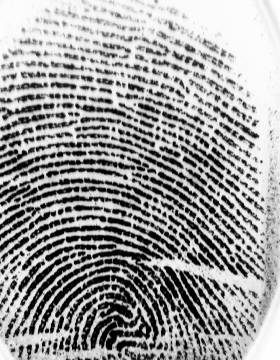
#> input picture data/example2.bmp, 280 x 360 px
$ python test_kmm.py   (older library calls are emulated)
#> lines starting #> are read from the running program, lines starting #| are printed output that depends on the picture; after the words box and inside, x2 and y2 are one past the last pixel; in counts of white or black regions, pixels touching at a corner belong together
### src/stitching/kmm.py
import numpy as np
from PIL import Image
import cv2

# [35 lines left out: function preprocess_image, not called in this run]

def postprocess_image(image, closing=True, bridging=True, directional_closing=False, kernel_size=3,
                     directional_angles=None, directional_length=7, directional_width=1):

    """
    Apply postprocessing techniques to enhance the thinned image.

    Args:
        image (numpy.ndarray): Binary image array (0 for background, 255 for foreground)
        closing (bool): Whether to apply morphological closing
        bridging (bool): Whether to apply gap bridging
        kernel_size (int): Size of the kernel for morphological operations

    Returns:
        numpy.ndarray: Postprocessed binary image
    """
    # Convert to OpenCV format (0 for black, 255 for white)
    cv_image = image.copy()


    # Invert the image (make ridges white, background black)
    # This is necessary for morphological operations to properly connect the ridges
    cv_image = cv2.bitwise_not(cv_image)

    if closing:
        # Create a kernel for closing
        kernel = np.ones((kernel_size, kernel_size), np.uint8)

        # Apply closing to connect nearby endpoints
        cv_image = cv2.morphologyEx(cv_image, cv2.MORPH_CLOSE, kernel)

    if bridging:
        # Create a kernel for bridging gaps
        kernel = np.ones((kernel_size, kernel_size), np.uint8)

        # Apply dilation followed by erosion to bridge small gaps
        cv_image = cv2.dilate(cv_image, kernel, iterations=1)
        cv_image = cv2.erode(cv_image, kernel, iterations=1)

    if directional_closing:
        # If no angles provided, use default angles
        if directional_angles is None:
            directional_angles = [0, 45, 90, 135]  # Common fingerprint ridge orientations

        # Apply directional closing for each specified angle
        for angle in directional_angles:
            cv_image = directional_close(cv_image, angle, directional_length, directional_width)

    # Invert back to original format (ridges black, background white)
    cv_image = cv2.bitwise_not(cv_image)

    return cv_image


# [49 lines left out: function directional_close, not called in this run]


def kmm_thinning(image_path, output_path=None, apply_preprocessing=False, apply_postprocessing=False,
                preprocessing_params=None, postprocessing_params=None):
    """
    Implements the KMM (Kang-Wang-Morelli) algorithm for thinning binary images.
    Particularly effective for fingerprint images.

    Args:
        image_path (str): Path to the input image
        output_path (str, optional): Path to save the output image. If None, returns the thinned image array
        apply_preprocessing (bool): Whether to apply preprocessing techniques before thinning
        apply_postprocessing (bool): Whether to apply postprocessing techniques after thinning
        preprocessing_params (dict, optional): Parameters for preprocessing:
            - noise_removal (bool): Whether to apply noise removal (default: True)
            - dilation (bool): Whether to apply dilation (default: True)
            - kernel_size (int): Size of the kernel for morphological operations (default: 3)
        postprocessing_params (dict, optional): Parameters for postprocessing:
            - closing (bool): Whether to apply morphological closing (default: True)
            - bridging (bool): Whether to apply gap bridging (default: True)
            - kernel_size (int): Size of the kernel for morphological operations (default: 3)

    Returns:
        numpy.ndarray or None: Thinned image array if output_path is None, otherwise None
    """
#> called with image_path = 'data/example2.bmp', output_path = 'data/example2_thinned_enhanced.bmp', apply_preprocessing = False, apply_postprocessing = True
    # Set default parameters if not provided
    if preprocessing_params is None:
        preprocessing_params = {'noise_removal': True, 'dilation': True, 'kernel_size': 3}
    if postprocessing_params is None:
        postprocessing_params = {'closing': True, 'bridging': True, 'kernel_size': 3}
    # Load and convert image to binary
    img = Image.open(image_path).convert('L')
#> img is the input picture: PIL image 280x360 L; min 1, max 254, mean 156.2
    img_array = np.array(img)

    # Step 1: Binary Image Initialization
    # Convert to binary where foreground (black) is 1 and background (white) is 0
    binary = np.where(img_array < 128, 1, 0)
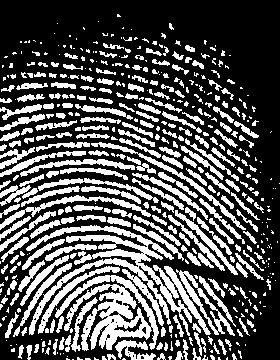
#> binary: shape (360, 280) int64; values 0 (black) and 1 (white), 33.3% white; 487 white regions (235 under 20 px), largest, box (x1, y1, x2, y2) and area: (26, 225, 211, 336) 4091, (55, 275, 159, 351) 3302, (0, 195, 151, 230) 746

    # Apply preprocessing if requested
    if apply_preprocessing:
        binary = preprocess_image(
            binary,
            noise_removal=preprocessing_params.get('noise_removal', True),
            dilation=preprocessing_params.get('dilation', True),
            kernel_size=preprocessing_params.get('kernel_size', 3)
        )

    # Predefine the deletion array as specified
    deletion_array = np.array([
        3, 5, 7, 12, 13, 14, 15, 20,
        21, 22, 23, 28, 29, 30, 31, 48,
        52, 53, 54, 55, 56, 60, 61, 62,
        63, 65, 67, 69, 71, 77, 79, 80,
        81, 83, 84, 85, 86, 87, 88, 89,
        91, 92, 93, 94, 95, 97, 99, 101,
        103, 109, 111, 112, 113, 115, 116, 117,
        118, 119, 120, 121, 123, 124, 125, 126,
        127, 131, 133, 135, 141, 143, 149, 151,
        157, 159, 181, 183, 189, 191, 192, 193,
        195, 197, 199, 205, 207, 208, 209, 211,
        212, 213, 214, 215, 216, 217, 219, 220,
        221, 222, 223, 224, 225, 227, 229, 231,
        237, 239, 240, 241, 243, 244, 245, 246,
        247, 248, 249, 251, 252, 253, 254, 255
    ])

    # Define the 8-connected neighbor weights
    weights = np.array([128, 1, 2, 64, 0, 4, 32, 16, 8])

    # Create a copy of the binary image for processing
    thinned = binary.copy()

    # Iterative thinning until no more pixels can be removed
    iteration = 0
    changed = True

    while changed:
        iteration += 1
        changed = False

        # Step 2: Contour Pixel Labeling
        labeled = thinned.copy()

        # Pad the image to handle border pixels
        padded = np.pad(thinned, pad_width=1, mode='constant', constant_values=0)

        # Identify contour pixels (adjacent to background)
        for i in range(1, padded.shape[0] - 1):
            for j in range(1, padded.shape[1] - 1):
                if padded[i, j] == 1:  # Foreground pixel
                    # Get 8-connected neighborhood
                    neighbors = padded[i-1:i+2, j-1:j+2].flatten()

                    # Check if it's a contour pixel (adjacent to background)
                    if 0 in neighbors:
                        # Check if it's a corner pixel (diagonally adjacent to background)
                        if (padded[i-1, j-1] == 0 or padded[i-1, j+1] == 0 or
                            padded[i+1, j-1] == 0 or padded[i+1, j+1] == 0):
                            labeled[i-1, j-1] = 3  # Corner pixel
                        else:
                            labeled[i-1, j-1] = 2  # Edge pixel

        # Step 3: Neighborhood Analysis
        marked_for_deletion = np.zeros_like(labeled)

        for i in range(1, labeled.shape[0] - 1):
            for j in range(1, labeled.shape[1] - 1):
                if labeled[i, j] in [2, 3]:  # Edge or corner pixel
                    # Get 8-connected neighborhood
                    neighborhood = labeled[i-1:i+2, j-1:j+2].flatten()

                    # Count foreground neighbors (values 1, 2, or 3)
                    neighbor_count = np.sum((neighborhood > 0) & (neighborhood <= 3)) - 1  # Subtract 1 to exclude the pixel itself

                    # Mark for deletion if it has 2, 3, or 4 neighbors
                    if neighbor_count in [2, 3, 4]:
                        marked_for_deletion[i, j] = 4

        # Step 4: Pixel Deletion
        for i in range(1, labeled.shape[0] - 1):
            for j in range(1, labeled.shape[1] - 1):
                if marked_for_deletion[i, j] == 4:
                    # Get 8-connected neighborhood
                    neighborhood = labeled[i-1:i+2, j-1:j+2].copy()
                    neighborhood[1, 1] = 0  # Set center pixel to 0 for weight calculation

                    # Calculate neighbor weight sum
                    weight_sum = 0
                    for k in range(9):
                        if k != 4:  # Skip the center pixel
                            row, col = k // 3, k % 3
                            if neighborhood[row, col] > 0:
                                weight_sum += weights[k]

                    # Delete pixel if weight sum is in deletion array
                    if weight_sum in deletion_array:
                        thinned[i, j] = 0
                        changed = True

        # Step 5: Continuity Restoration
        # Check if remaining edge/corner pixels are critical for continuity
        for i in range(1, labeled.shape[0] - 1):
            for j in range(1, labeled.shape[1] - 1):
                if labeled[i, j] in [2, 3] and thinned[i, j] == 1:
                    # Get 8-connected neighborhood
                    neighborhood = thinned[i-1:i+2, j-1:j+2].copy()
                    neighborhood[1, 1] = 0  # Set center pixel to 0

                    # Count foreground neighbors
                    neighbor_count = np.sum(neighborhood)

                    # If removing this pixel would break continuity, keep it
                    if neighbor_count <= 1:
                        thinned[i, j] = 1
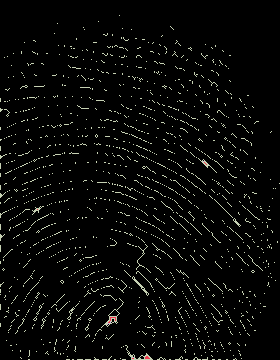
#> labeled: shape (360, 280) int64; 4 distinct labels, from 0 to 3; one colour per label, 0 black
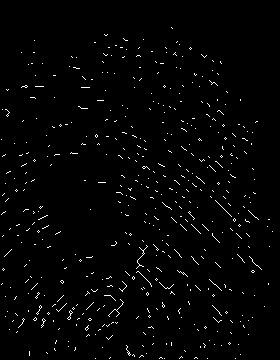
#> marked_for_deletion: shape (360, 280) int64; values 0 (black) and 4 (white), 1.7% white in thin lines or dots, all inside (x1, y1, x2, y2) = (1, 27, 273, 359)
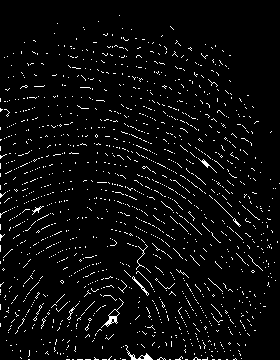
#> thinned: shape (360, 280) int64; values 0 (black) and 1 (white), 4.1% white in thin lines or dots
#> after the loop, iteration = 61

    # Convert back to binary image format (0 for background, 255 for foreground)
    result = np.where(thinned == 1, 0, 255).astype(np.uint8)
#> result: shape (360, 280); 95.9% white; black in thin lines or dots

    # Apply postprocessing if requested
    if apply_postprocessing:
        result = postprocess_image(
            result,
            closing=postprocessing_params.get('closing', True),
            bridging=postprocessing_params.get('bridging', True),
            kernel_size=postprocessing_params.get('kernel_size', 3),
            directional_closing=postprocessing_params.get('directional_closing', False),
            directional_angles=postprocessing_params.get('directional_angles', None),
            directional_length=postprocessing_params.get('directional_length', 7),
            directional_width=postprocessing_params.get('directional_width', 1)
        )
#> in postprocess_image, `cv_image = cv2.bitwise_not(cv_image)`: cv_image: shape (360, 280); 4.1% white in thin lines or dots
#> in postprocess_image, `cv_image = cv2.morphologyEx(cv_image, cv2.MORPH_CLOSE, kernel)`: cv_image: shape (360, 280); 4.7% white in thin lines or dots
#> in postprocess_image, `cv_image = cv2.dilate(cv_image, kernel, iterations=1)`: cv_image: shape (360, 280); 21.5% white; 600 white regions (289 under 20 px), largest, box (x1, y1, x2, y2) and area: (123, 235, 156, 297) 549, (91, 293, 125, 343) 403, (40, 293, 71, 330) 249
#> in postprocess_image, `cv_image = cv2.bitwise_not(cv_image)`: cv_image: shape (360, 280); 95.3% white; black in thin lines or dots

    if output_path:
        # Save the thinned image
        Image.fromarray(result).save(output_path)
        return None
    else:
        return result

### src/stitching/morphorogical_skeletonization.py
import cv2
import numpy as np

# def morphological_skeletonization(image):
#     """
#     Wykonuje szkieletyzację morfologiczną obrazu binarnego.

#     Bazując na formule z wykładu:
#     S_k(X) = (X erodowane przez kB) - ((X erodowane przez kB) otwarte przez B)
#     Szkielet(X) = Suma S_k(X) dla k=0...K
#     gdzie K = max{k | X erodowane przez kB != zbiór pusty}

#     Argumenty:
#         image (numpy.ndarray): Obraz wejściowy. Powinien być obrazem binarnym
#                                (0 dla tła, 255 dla obiektu). Jeśli jest
#                                w skali szarości lub kolorowy, zostanie
#                                przekonwertowany na binarny.

#     Zwraca:
#         numpy.ndarray: Obraz szkieletu.
#     """
#     # 1. Upewnij się, że obraz jest binarny (0 i 255)
#     if len(image.shape) == 3: # Obraz kolorowy
#         gray_image = cv2.cvtColor(image, cv2.COLOR_BGR2GRAY)
#     else: # Obraz w skali szarości lub już binarny
#         gray_image = image.copy()

#     # Binaryzacja (jeśli nie jest już binarny)
#     # Wartość progowa 127 jest typowa, ale można dostosować
#     _, binary_image = cv2.threshold(gray_image, 127, 255, cv2.THRESH_BINARY)

#     # 2. Zdefiniuj element strukturalny (B)
#     # Wykład nie precyzuje, ale typowo używa się krzyża 3x3 lub kwadratu 3x3.
#     # Użyjmy krzyża, jest często stosowany w szkieletyzacji.
#     kernel = cv2.getStructuringElement(cv2.MORPH_CROSS, (3, 3))
#     # Alternatywnie kwadrat:
#     # kernel = cv2.getStructuringElement(cv2.MORPH_RECT, (3, 3))

#     # 3. Inicjalizacja obrazu szkieletu
#     skeleton = np.zeros(binary_image.shape, np.uint8)

#     # 4. Pętla iteracyjna do obliczania S_k(X)
#     # `eroded_image` będzie reprezentować (X ⊖ kB)
#     eroded_image = binary_image.copy()

#     iteration = 0
#     while True:
#         # `temp_eroded` to (X ⊖ kB) dla bieżącego k (lub bieżącej iteracji)
#         temp_eroded = eroded_image.copy()

#         # Sprawdź warunek końca: X ⊖ kB == ∅
#         # Jeśli obraz po erozji jest całkowicie czarny (pusty), kończymy.
#         if cv2.countNonZero(temp_eroded) == 0:
#             print(f"Zakończono po {iteration} iteracjach.")
#             break

#         # Oblicz otwarcie (X ⊖ kB) ○ B
#         opened_version = cv2.morphologyEx(temp_eroded, cv2.MORPH_OPEN, kernel)

#         # Oblicz S_k(X) = (X ⊖ kB) \ ((X ⊖ kB) ○ B)
#         # Różnica zbiorów to odjęcie obrazów
#         sk_element = cv2.subtract(temp_eroded, opened_version)

#         # Dodaj S_k(X) do szkieletu (suma/unia zbiorów)
#         skeleton = cv2.bitwise_or(skeleton, sk_element)

#         # Przygotuj (X ⊖ (k+1)B) na następną iterację
#         # Eroduj `eroded_image` (które było X ⊖ kB) jeszcze raz elementem B
#         eroded_image = cv2.erode(eroded_image, kernel)
#         iteration += 1

#         # Zabezpieczenie przed nieskończoną pętlą (choć nie powinno wystąpić)
#         if iteration > 1000: # Przykładowy limit
#             print("Osiągnięto limit iteracji.")
#             break

#     return skeleton
def morphological_skeletonization(image, threshold_value=127, kernel_type='cross'):
    """
    Wykonuje szkieletyzację morfologiczną obrazu.
    Zwraca obraz, gdzie szkielet (linie) jest biały (255), a tło czarne (0).
    """
#> called with threshold_value = 127, kernel_type = 'cross'
    processed_image = image.copy()
    if len(processed_image.shape) == 3:
        processed_image = cv2.cvtColor(processed_image, cv2.COLOR_BGR2GRAY)

    if processed_image.dtype != np.uint8:
        if processed_image.dtype in [np.float32, np.float64] and \
           np.max(processed_image) <= 1.0 and np.min(processed_image) >=0.0:
            processed_image = (processed_image * 255).astype(np.uint8)
        else:
            processed_image = cv2.normalize(processed_image, None, 0, 255, cv2.NORM_MINMAX, dtype=cv2.CV_8U)

    # Binaryzacja: obiekt=255 (biały), tło=0 (czarny)
    _, binary_image = cv2.threshold(processed_image, threshold_value, 255, cv2.THRESH_BINARY)

    if kernel_type == 'square':
        kernel = cv2.getStructuringElement(cv2.MORPH_RECT, (3, 3))
    elif kernel_type == 'cross':
        kernel = cv2.getStructuringElement(cv2.MORPH_CROSS, (3, 3))
    else:
        print(f"Nieprawidłowy typ kernela '{kernel_type}'. Używam 'cross'.")
        kernel = cv2.getStructuringElement(cv2.MORPH_CROSS, (3, 3))

    skeleton = np.zeros(binary_image.shape, np.uint8)
    eroded_image = binary_image.copy()
    iteration = 0
    max_iterations = max(binary_image.shape)
#> max_iterations = 360

    while True:
        if cv2.countNonZero(eroded_image) == 0:
            break

        opened_version = cv2.morphologyEx(eroded_image, cv2.MORPH_OPEN, kernel)
        sk_element = cv2.subtract(eroded_image, opened_version)
        skeleton = cv2.bitwise_or(skeleton, sk_element)

        pixels_before_erosion = cv2.countNonZero(eroded_image)
        eroded_image = cv2.erode(eroded_image, kernel)
        pixels_after_erosion = cv2.countNonZero(eroded_image)

        iteration += 1
        if (pixels_after_erosion == pixels_before_erosion and pixels_after_erosion > 0) or iteration >= max_iterations:
            break
#> this loop made 105 passes
#> (pixels_before_erosion, pixels_after_erosion) on passes 1 to 12: (67194, 48711), (48711, 32670), (32670, 23454), (23454, 19247), (19247, 17084), (17084, 15701), (15701, 14646), (14646, 13786), (13786, 13057), (13057, 12400), (12400, 11821), (11821, 11311)
#> pass 1, in morphological_skeletonization, `sk_element = cv2.subtract(eroded_image, opened_version)`:
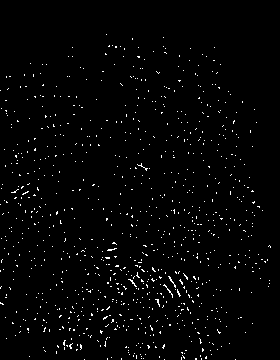
#> sk_element: shape (360, 280); 1.8% white in thin lines or dots, all inside (x1, y1, x2, y2) = (0, 34, 271, 360)
#> pass 1, in morphological_skeletonization, `eroded_image = cv2.erode(eroded_image, kernel)`:
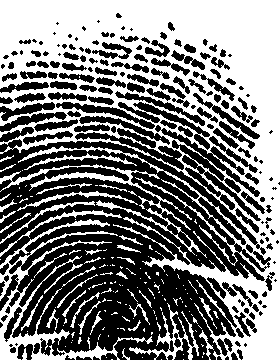
#> eroded_image: shape (360, 280); 48.3% white; 155 white regions (115 under 20 px), largest, box (x1, y1, x2, y2) and area: (0, 0, 280, 360) 39059, (0, 219, 153, 360) 3430, (0, 164, 207, 258) 1737
#> after the loop: eroded_image: shape (360, 280); every value is 0
#> after the loop:
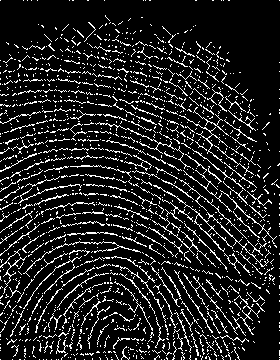
#> skeleton: shape (360, 280); 12.7% white in thin lines or dots
#> after the loop, iteration = 104

    return skeleton

### test_kmm.py
from src.stitching.kmm import kmm_thinning
from src.stitching.morphorogical_skeletonization import morphological_skeletonization
import numpy as np
import cv2

def test_kmm_thinning(input_path, output_path, apply_preprocessing=False, apply_postprocessing=False):
    """
    Test function to demonstrate the KMM thinning algorithm.

    Args:
        input_path (str): Path to the input image
        output_path (str): Path to save the output image
        apply_preprocessing (bool): Whether to apply preprocessing techniques
        apply_postprocessing (bool): Whether to apply postprocessing techniques
    """
    kmm_thinning(
        input_path,
        output_path,
        apply_preprocessing=apply_preprocessing,
        apply_postprocessing=apply_postprocessing
    )
    print(f"Thinned image saved to {output_path}")

def test_kmm_with_enhancements(input_path, output_path):
    """
    Test function to demonstrate the KMM thinning algorithm with morphological enhancements.

    Args:
        input_path (str): Path to the input image
        output_path (str): Path to save the output image
    """
    # Define preprocessing parameters
    preprocessing_params = {
        'noise_removal': True,
        'dilation': True,
        'kernel_size': 3
    }

    # Define postprocessing parameters
    postprocessing_params = {
        'closing': True,
        'bridging': True,
        'kernel_size': 3,
        'directional_closing': False,

    }

    # Apply KMM thinning with enhancements
    kmm_thinning(
        input_path,
        output_path,
        apply_preprocessing=False,
        apply_postprocessing=True,
        preprocessing_params=preprocessing_params,
        postprocessing_params=postprocessing_params
    )
    print(f"Enhanced thinned image saved to {output_path}")


if __name__ == "__main__":
    # Test original KMM thinning
    # test_kmm_thinning("example2.bmp", "example2_thinned_original.bmp")

    # Test KMM thinning with enhancements
    test_kmm_with_enhancements("data/example2.bmp", "data/example2_thinned_enhanced.bmp")

    test_image = cv2.imread("data/example2.bmp", cv2.IMREAD_GRAYSCALE)
    skeleton_result = morphological_skeletonization(test_image)

    # Wyświetl wyniki
    cv2.imshow("Oryginalny Obraz Binarny", test_image)
    cv2.imshow("Szkielet Morfologiczny", skeleton_result)

$ run again, with data/example.BMP copied over data/example2.bmp
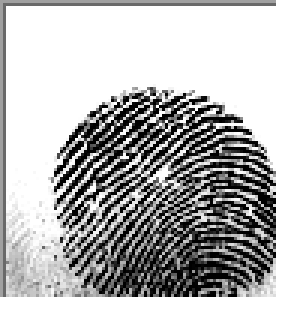
#> input picture data/example.BMP, 96 x 103 px (shown 3 times larger)
#> binary: shape (103, 96) int64; values 0 (black) and 1 (white), 36.8% white; 13 white regions (12 under 20 px), largest, box (x1, y1, x2, y2) and area: (0, 0, 96, 103) 3611
#> after the loop in kmm_thinning, `while changed:`:
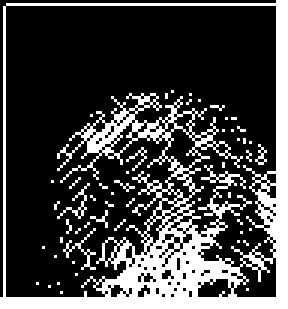
#> thinned: shape (103, 96) int64 (shown 3 times larger); values 0 (black) and 1 (white), 25.9% white; 54 white regions (51 under 20 px), largest, box (x1, y1, x2, y2) and area: (0, 0, 96, 103) 2381, (21, 76, 32, 90) 29, (19, 61, 30, 73) 24
#> after the loop in kmm_thinning, `while changed:`: iteration = 11
#> the loop in morphological_skeletonization, `while True:` made 22 passes
#> (pixels_before_erosion, pixels_after_erosion) on passes 1 to 8: (6254, 3976), (3976, 3486), (3486, 3092), (3092, 2725), (2725, 2387), (2387, 2060), (2060, 1754), (1754, 1471)
#> after the loop in morphological_skeletonization, `while True:`:
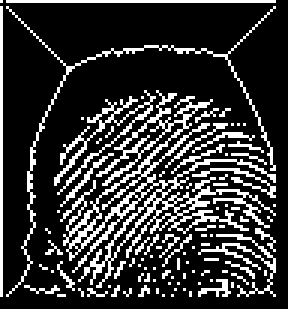
#> skeleton: shape (103, 96) (shown 3 times larger); 20.7% white in thin lines or dots
#> after the loop in morphological_skeletonization, `while True:`: iteration = 21
